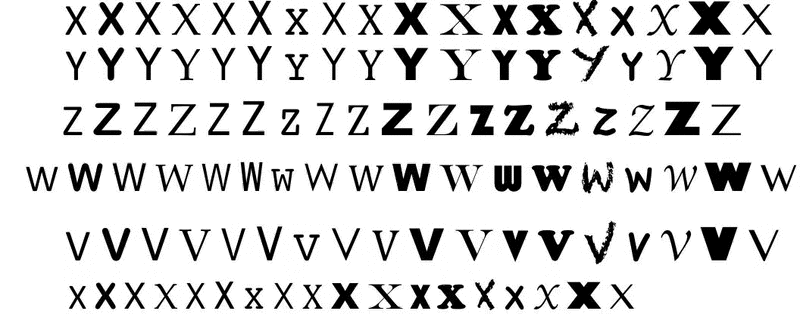
#> input picture SIP/Week5/digits_binary_inv.png, 800 x 314 px
$ jupyter execute --allow-errors Untitled.ipynb   (older library calls are emulated)
#> lines starting #> are read from the running program, lines starting #| are printed output that depends on the picture; after the words box and inside, x2 and y2 are one past the last pixel; in counts of white or black regions, pixels touching at a corner belong together
[cell 1]
import numpy as np
import scipy.ndimage as sn
import scipy.signal as ss
import matplotlib.pyplot as plt
from skimage.io import imsave
from skimage import morphology as mp
from skimage import transform
import math
from skimage.color import rgb2hsv, hsv2rgb
from skimage.util import random_noise as rn
from PIL.Image import open as imread
from PIL import ImageOps as Iops
import time
import cv2 as cv2

[cell 2]
def showG(im, boundaries = True):
    if np.average(im) < 1:
        im = im*255
    if boundaries:
        plt.imshow(im, cmap='gray', vmin=0, vmax=255)
    else:
        plt.imshow(im, cmap='gray')
    return plt.show()

[cell 3]
im = np.array([[0,0,0,0,0],
               [0,0,0,0,0],
               [1,1,0,0,0],
               [1,1,0,1,0],
               [0,0,0,0,0]],dtype="uint8")
k = np.array([[-1,-1,-1],
              [ 0, 1,-1],
              [ 0, 0,-1]])

out = cv2.morphologyEx(im, cv2.MORPH_HITMISS, k)
print(out)

[cell 4]
im3 = imread('digits_binary_inv.png')
#> im3 is the input picture: PIL image 800x314 I;16; min 514, max 65278, mean 56044.1
#g3 = Iops.grayscale(im3)
A3 = np.round(np.array(im3) / np.max(np.array(im3))).astype(np.int)
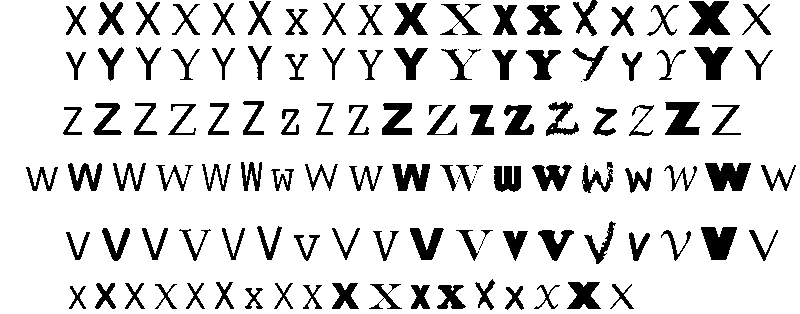
#> A3: shape (314, 800) int64; values 0 (black) and 1 (white), 85.9% white; 121 black regions (9 under 20 px), largest, box (x1, y1, x2, y2) and area: (689, 1, 730, 35) 927, (705, 163, 751, 191) 924, (701, 227, 737, 260) 810
showG(A3)

[cell 5]
A3 = np.array((A3),dtype='uint8')
showG(A3)

def getX(pad = 0):
    return 1-np.pad(1-A3[6:35,66:86], pad,mode='constant')

x = getX(pad = 12)
#x = mp.skeletonize(1-x)
x = np.array((1-x), dtype='uint8')
#print(x)
modx = np.copy(x)
modx = np.where(modx == 0, -1, 1)
#print(modx)
modx = np.where(modx == 1, -1, 0)
#modx = np.where(modx == -1, 1, 0)
modx[:,0:5] = 0
modx[:,-5:] = 0
modx[0:5,:] = 0
modx[-5:,:] = 0
modx[:,0:1] = 1
modx[:,-1:] = 1
modx[0:1,:] = 1
modx[-1:,:] = 1
plt.imshow(modx,cmap='gray')
plt.show()

#> (a cell that did not finish here is left out)

#> (a cell that did not finish here is left out)

[cell 8]
import sys
import numpy
numpy.set_printoptions(threshold=sys.maxsize)

[cell 9]
im4 = imread('money_bin.jpg')
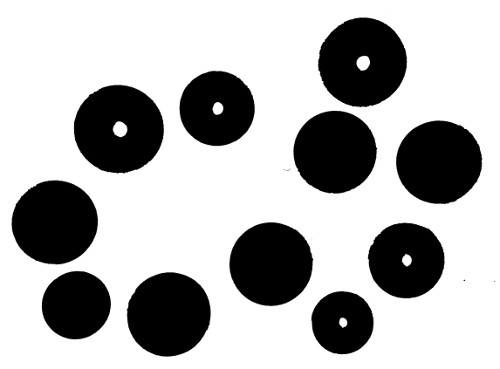
#> input picture SIP/Week5/money_bin.jpg, 500 x 369 px
#> im4 is the input picture: PIL image 500x369 L; min 0, max 255, mean 178.8
g4 = Iops.grayscale(im4)
A4 = np.array(g4)
A4 = np.round(np.array(im4) / np.max(np.array(im4))).astype(np.int)
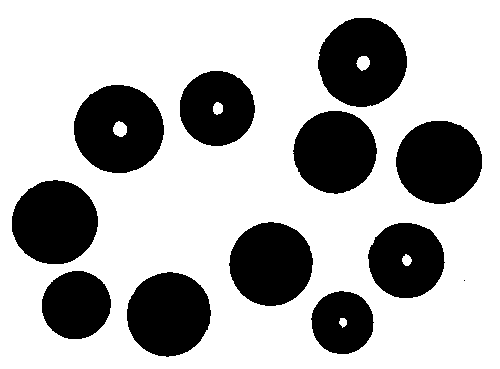
#> A4: shape (369, 500) int64; values 0 (black) and 1 (white), 70.1% white; 12 black regions (1 under 20 px), largest, box (x1, y1, x2, y2) and area: (74, 85, 164, 173) 6034, (318, 18, 407, 107) 6004, (12, 180, 98, 264) 5656
A4 = np.array((A4),dtype="uint8")
showG(A4)

[cell 10]
def get2kr(pad = 0):
#> called with pad = 0
    return np.pad(A4[71:146, 180:255], pad,mode='constant')
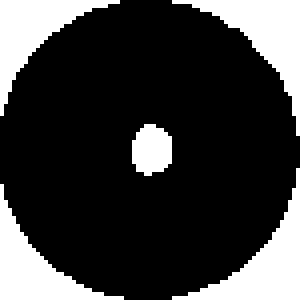
#> returned value: shape (75, 75) (shown 4 times larger); values 0 (black) and 1 (white), 23.1% white; 5 white regions, box (x1, y1, x2, y2) and area: (43, 0, 75, 34) 320, (43, 42, 75, 75) 313, (0, 0, 30, 29) 283, (0, 46, 31, 75) 283, (33, 31, 43, 44) 103

[cell 11]
kr2 = get2kr(pad=0)
print(kr2.shape)
#| (75, 75)

[cell 12]
#2kr
m = np.full((80,80),0)
start, stop = 30,50
m[start:stop,start:stop] = -1
m[start+1:stop-1,start+1:stop-1] = 0
m[39:40,39:40] = 1
m = np.pad(m,1,'constant',constant_values=1)
plt.imshow(m,cmap='gray')
plt.show()
print(m.shape)
print(m[0,0])

out = cv2.morphologyEx(A4, cv2.MORPH_HITMISS, m)
#> out: shape (369, 500); values 0 (black) and 1 (white), 0.03% white; 2 white regions (1 under 20 px), largest, box (x1, y1, x2, y2) and area: (215, 106, 221, 112) 36
showG(out)
print(np.sum(out))
#| 52

showG(mp.binary_dilation(out, 1-kr2))
#> in showG (call 5), `im = im*255`: im: shape (369, 500) int64; 5.5% white; 2 white regions, box (x1, y1, x2, y2) and area: (178, 69, 258, 149) 5183, (368, 221, 446, 301) 4927

[cell 13]
dia = mp.thin(out,8)
#> dia: shape (369, 500) bool; 0% white in thin lines or dots, all inside (x1, y1, x2, y2) = (217, 109, 409, 264)
showG(dia)

print(np.sum(dia))
#| 7
dia = mp.binary_erosion(dia, np.array([[0,0,0],[1,1,0],[0,0,0]]))
#> dia: shape (369, 500) bool; 0% white in thin lines or dots, all inside (x1, y1, x2, y2) = (406, 259, 407, 260)
print(np.sum(dia))
#| 1
print(np.where(dia==1))
#| (array([259]), array([406]))
plt.imshow(dia,cmap='gray')
plt.show()
dia = mp.binary_dilation(dia, 1-get2kr())
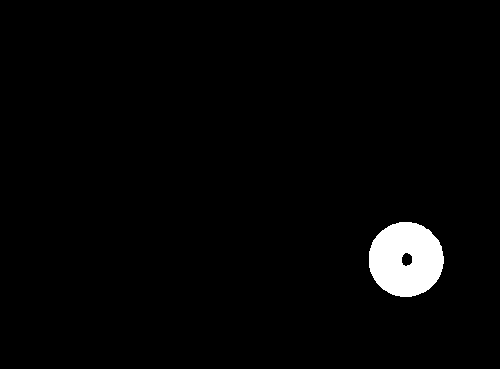
#> dia: shape (369, 500) bool; 2.3% white; 1 white region, box (x1, y1, x2, y2) and area: (369, 222, 444, 297) 4323
print(np.sum(dia))
#| 4323
plt.imshow(dia,cmap='gray')
plt.show()

[cell 14]
#5kr
m = np.full((90,90),0)
start, stop = 15,75
m[start:stop,start:stop] = -1
m[start+1:stop-1,start+1:stop-1] = 0
m[44:45,44:45] = 1
m = np.pad(m,1,'constant',constant_values=1)
plt.imshow(m,cmap='gray')
plt.show()
print(m.shape)
print(m[0,0])

out = cv2.morphologyEx(A4, cv2.MORPH_HITMISS, m)
#> out: shape (369, 500); values 0 (black) and 1 (white), 0% white in thin lines or dots, all inside (x1, y1, x2, y2) = (119, 62, 364, 131)
showG(out)
print(np.sum(out))
#| 7

showG(mp.binary_dilation(out, 1-kr2))
#> in showG (call 8), `im = im*255`: im: shape (369, 500) int64; 4.9% white; 2 white regions, box (x1, y1, x2, y2) and area: (325, 25, 401, 101) 4496, (82, 91, 157, 168) 4493

[cell 15]
#1kr
m = np.full((70,70),0)
start, stop = 25,45
m[start:stop,start:stop] = -1
m[start+1:stop-1,start+1:stop-1] = 0
m[34:35,34:35] = 1
m = np.pad(m,1,'constant',constant_values=1)
plt.imshow(m,cmap='gray')
plt.show()
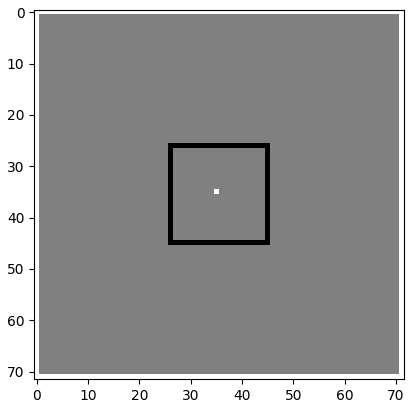
#> figure drawn by matplotlib, 1 panel
print(m.shape)
print(m[0,0])

out = cv2.morphologyEx(A4, cv2.MORPH_HITMISS, m)
#> out: shape (369, 500); values 0 (black) and 1 (white), 0.01% white; 1 white region, box (x1, y1, x2, y2) and area: (341, 322, 347, 327) 22
showG(out)
print(np.sum(out))
#| 22

showG(mp.binary_dilation(out, 1-kr2))
#> in showG (call 10), `im = im*255`: im: shape (369, 500) int64; 2.7% white; 1 white region, box (x1, y1, x2, y2) and area: (304, 285, 384, 364) 4975

[cell 16]
#50øre
m = np.full((80,80),0)
start, stop = 30,50
m[start:stop,start:stop] = -1
m[start+1:stop-1,start+1:stop-1] = 0
m[39:40,39:40] = -1
m = np.pad(m,1,'constant',constant_values=1)
plt.imshow(m,cmap='gray')
plt.show()
print(m.shape)
print(m[0,0])

out = cv2.morphologyEx(A4, cv2.MORPH_HITMISS, m)
#> out: shape (369, 500); values 0 (black) and 1 (white), 0.05% white; 1 white region, box (x1, y1, x2, y2) and area: (71, 305, 83, 312) 84
showG(out)
print(np.sum(out))
#| 84

showG(mp.binary_dilation(out, 1-kr2))
#> in showG (call 12), `im = im*255`:
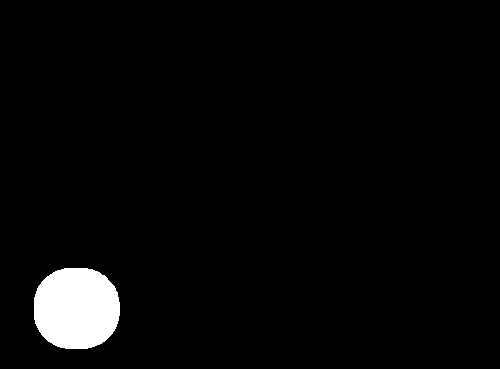
#> im: shape (369, 500) int64; 3.1% white; 1 white region, box (x1, y1, x2, y2) and area: (34, 268, 120, 349) 5767

[cell 17]
#20kr
m = np.full((90,90),0)
start, stop = 20,70
m[start:stop,start:stop] = -1
m[start+1:stop-1,start+1:stop-1] = 0
m[44:45,44:45] = -1
m = np.pad(m,1,'constant',constant_values=1)
plt.imshow(m,cmap='gray')
plt.show()
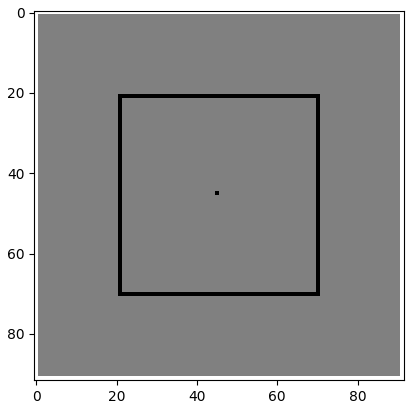
#> figure drawn by matplotlib, 1 panel
print(m.shape)
print(m[0,0])

out = cv2.morphologyEx(A4, cv2.MORPH_HITMISS, m)
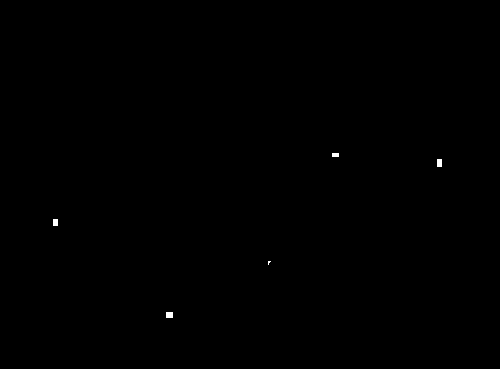
#> out: shape (369, 500); values 0 (black) and 1 (white), 0.08% white; 5 white regions (1 under 20 px), largest, box (x1, y1, x2, y2) and area: (166, 312, 173, 318) 42, (437, 159, 442, 167) 40, (53, 219, 58, 226) 35, (332, 153, 339, 157) 28
showG(out)
print(np.sum(out))
#| 152

showG(mp.binary_dilation(out, 1-kr2))
#> in showG (call 14), `im = im*255`:
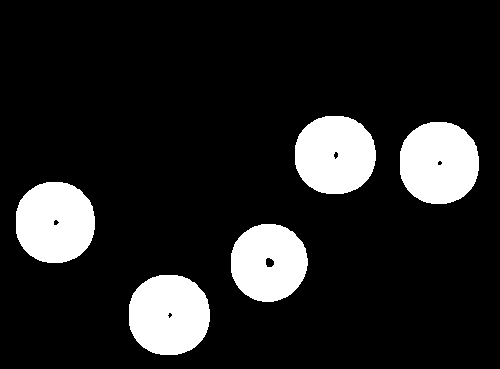
#> im: shape (369, 500) int64; 13.8% white; 5 white regions, box (x1, y1, x2, y2) and area: (129, 275, 210, 355) 5269, (400, 122, 479, 204) 5266, (16, 182, 95, 263) 5182, (295, 116, 376, 194) 5099, (231, 224, 308, 302) 4692

[cell 18]
res = mp.skeletonize(out)
#> res: shape (369, 500) bool; 0.01% white in thin lines or dots, all inside (x1, y1, x2, y2) = (54, 154, 441, 316)
showG(out)
res = mp.binary_erosion(res, np.array([[1,1,1],[0,0,1],[0,0,1]]))
#> res: shape (369, 500) bool; 0% white in thin lines or dots, all inside (x1, y1, x2, y2) = (499, 0, 500, 1)
print(np.sum(res))
#| 1
showG(res)
#| 152

[cell 19]
def count_regions(mod, radius, foreground = 1):
#> called with radius = 20, foreground = 1
    mod = np.array(mod)
    x_max = mod.shape[0]
#> x_max = 369
    y_max = mod.shape[1]
#> y_max = 500
    s = 0
    blobs = np.argwhere(mod == foreground)
#> blobs = 152 pairs, first value 153 to 317, second value 53 to 441
    while len(blobs) > 0:
        x,y = blobs[0]
        mod[max(0,x-radius):min(x+radius, x_max),max(0,y-radius):min(y+radius, y_max)] = 0
        s += 1
        blobs = np.argwhere(mod == foreground)
#> this loop made 5 passes
#> (x, y) on passes 1 to 5: (153, 332), (159, 437), (219, 53), (261, 268), (312, 166)
#> mod: shape (369, 500); 0.08% of pixels changed, all inside (x1, y1, x2, y2) = (53, 153, 442, 318)
#> after the loop, s = 5
    return s

[cell 20]
#20kr
m = np.full((90,90),0)
start, stop = 20,70
m[start:stop,start:stop] = -1
m[start+1:stop-1,start+1:stop-1] = 0
m[44:45,44:45] = -1
m = np.pad(m,1,'constant',constant_values=1)
plt.imshow(m,cmap='gray')
plt.show()
print(m.shape)
print(m[0,0])

out = cv2.morphologyEx(A4, cv2.MORPH_HITMISS, m)
showG(out)
print(np.sum(out))

print(count_regions(out, 20))
#| 5

[cell 21]
m05 = np.full((80,80),0)
start, stop = 30,50
m05[start:stop,start:stop] = -1
m05[start+1:stop-1,start+1:stop-1] = 0
m05[39:40,39:40] = -1
m05 = np.pad(m05,1,'constant',constant_values=1)

m1 = np.full((70,70),0)
start, stop = 25,45
m1[start:stop,start:stop] = -1
m1[start+1:stop-1,start+1:stop-1] = 0
m1[34:35,34:35] = 1
m1 = np.pad(m1,1,'constant',constant_values=1)

m2 = np.full((80,80),0)
start, stop = 30,50
m2[start:stop,start:stop] = -1
m2[start+1:stop-1,start+1:stop-1] = 0
m2[39:40,39:40] = 1
m2 = np.pad(m2,1,'constant',constant_values=1)

m5 = np.full((90,90),0)
start, stop = 15,75
m5[start:stop,start:stop] = -1
m5[start+1:stop-1,start+1:stop-1] = 0
m5[44:45,44:45] = 1
m5 = np.pad(m5,1,'constant',constant_values=1)

m20 = np.full((90,90),0)
start, stop = 20,70
m20[start:stop,start:stop] = -1
m20[start+1:stop-1,start+1:stop-1] = 0
m20[44:45,44:45] = -1
m20 = np.pad(m20,1,'constant',constant_values=1)

def count_coins(im):
    s = 0
    masks = [m05,m1,m2,m5,m20]
    values = [0.5,1,2,5,20]
    mask_values = zip(masks,values)

    for m,v in mask_values:
        out = cv2.morphologyEx(A4, cv2.MORPH_HITMISS, m)
        n = count_regions(out, 20)
        s += n*v
    return s

[cell 22]
masks = [m05,m1,m2,m5,m20]
values = [0.5,1,2,5,20]
z = zip(masks,values)
for m,v in z:
    print(v)
